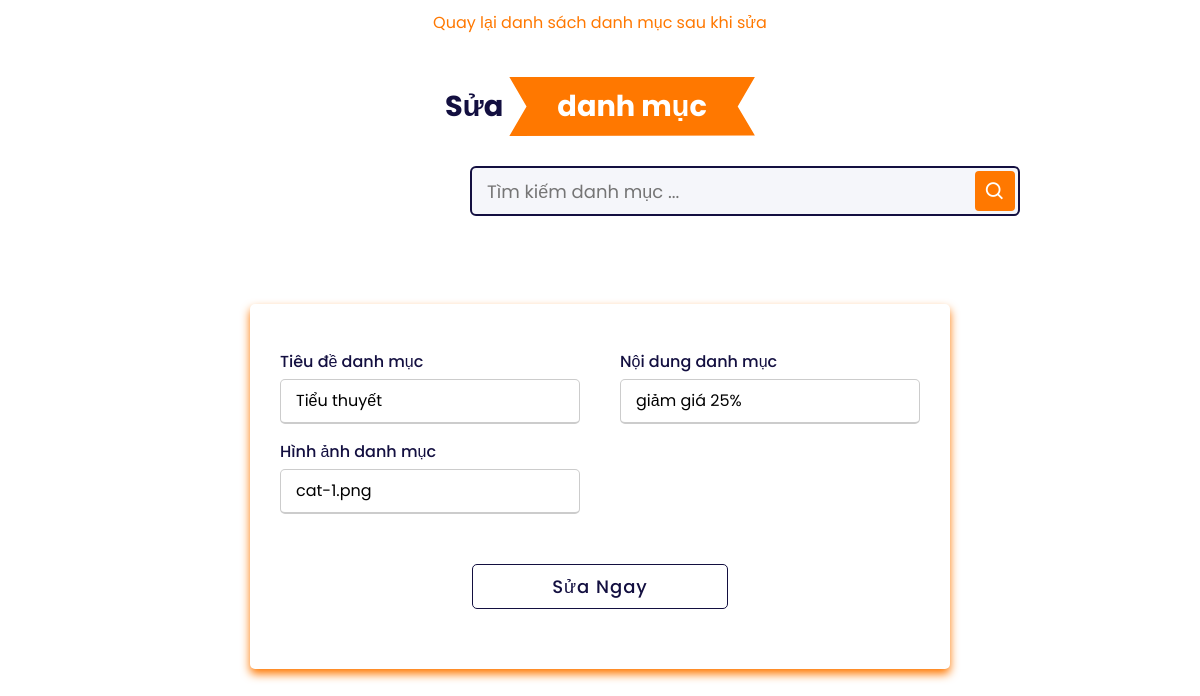
Page /edit-category.php?id=1 on the committed database.
### tables this page shows
CREATE TABLE `tbl_categories` (
  `id_categorie` int(11) NOT NULL,
  `title_categorie` varchar(255) NOT NULL,
  `content_categorie` varchar(255) NOT NULL,
  `img_categorie` varchar(255) NOT NULL
);

### edit-category.php (the view, shortened to what this page needs)
<!DOCTYPE html>
<html lang="en">
  <head>
    <link rel="stylesheet" href="assets/css/add-products.css">
    <link
      href="https://unpkg.com/boxicons@2.0.9/css/boxicons.min.css"
      rel="stylesheet"
    />
  </head>
  <body>
    <?php
      require_once "connect.php";
      if(isset($_GET['id']))
      {
          $id = $_GET['id'];
          $sql = "SELECT * FROM tbl_categories WHERE id_categorie= $id";
          $result = $conn->query($sql);
              if($result->num_rows > 0)
              {
                  $row= $result->fetch_array();
                  $title_category = $row['title_categorie'];
                  $content_category = $row['content_categorie'];
                  $img_category = $row['img_categorie'];
              }
      }
    ?>
    <a class="back" href="list-category.php"> Quay lại danh sách danh mục sau khi sửa</a>
    <h1 class="heading">Sửa <span>danh mục</span></h1>
    <div class="search-box">
        <input type="text" placeholder="Tìm kiếm danh mục ..." />
        <i class="bx bx-search"></i>
    </div>
    <div class="home-content">
        <div class="container">
            <div class="content">
              <form action="" method="post">
                <div class="user-details">
                  <div class="input-box">
                    <span class="details">Tiêu đề danh mục</span>
                    <input
                      type="text"
                      value="<?php echo $title_category; ?>"
                      placeholder="Nhập tiêu đề mới"
                      required
                      name="title_category"
                    />
                  </div>
                  <div class="input-box">
                    <span class="details">Nội dung danh mục</span>
                    <input
                      type="text"
                      value="<?php echo $content_category; ?>"
                      placeholder="Nhập nội dung mới"
                      required
                      name="content_category"
                    />
                  </div>
                  <div class="input-box">
                    <span class="details">Hình ảnh danh mục</span>
                    <input
                      type="text"
                      value="<?php echo $img_category; ?>"
                      placeholder="Nhập hình ảnh mới"
                      required
                      name="img_category"
                    />
                  </div>
                </div>
                <div class="button">
                  <input type="submit" name="edit-category" value="Sửa Ngay" />
                </div>
              </form>
            </div>
    </div>
  </body>
</html>

### assets/css/add-products.css (style rules this page uses)
:root { --orange: #ff7800; --black: #130f40; --light-color: #666; --box-shadow: 0 0.5rem 1.5rem rgba(0, 0, 0, 0.1); --border: 0.2rem solid rgba(0, 0, 0, 0.1); --outline: 0.1rem solid rgba(0, 0, 0, 0.1); --outline-hover: 0.2rem solid var(--black); }
* { margin: 0; padding: 0; box-sizing: border-box; font-family: "Poppins", sans-serif; }
.heading { text-align: center; padding-top: 2rem; font-size: 1.8rem; color: var(--black); }
.heading span { background: var(--orange); color: #fff; display: inline-block; padding: 0.5rem 3rem; clip-path: polygon(100% 0, 93% 50%, 100% 99%, 0% 100%, 7% 50%, 0% 0%); }
.search-box { position: relative; top: 30px; left: 450px; width: 100%; height: 50px; max-width: 550px; width: 100%; margin: 0 20px 50px; }
.search-box input { height: 100%; width: 100%; outline: none; background: #f5f6fa; border: 2px solid var(--black); border-radius: 6px; font-size: 18px; padding: 0 15px; }
.search-box .bx-search { position: absolute; height: 40px; width: 40px; background: var(--orange); right: 5px; top: 50%; transform: translateY(-50%); border-radius: 4px; line-height: 40px; text-align: center; color: #fff; font-size: 22px; transition: all 0.4 ease; cursor: pointer; }
.home-content { margin-top: -150px; height: 100vh; display: flex; justify-content: center; align-items: center; padding: 10px; background: none; color: #130f40; }
.container { max-width: 700px; width: 100%; background-color: #fff; padding: 25px 30px; border-radius: 5px; box-shadow: 0px 5px 10px #ff7800; }
.content form .user-details { display: flex; flex-wrap: wrap; justify-content: space-between; margin: 20px 0 12px 0; }
form .user-details .input-box { margin-bottom: 15px; width: calc(100% / 2 - 20px); }
form .input-box span.details { display: block; font-weight: 500; margin-bottom: 5px; }
.user-details .input-box input { height: 45px; width: 100%; outline: none; font-size: 16px; border-radius: 5px; padding-left: 15px; border: 1px solid #ccc; border-bottom-width: 2px; transition: all 0.3s ease; }
form .button { height: 45px; margin: 35px 0; display: flex; flex-direction: row; justify-content: space-around; }
form .button .back, form .button input { width: 40%; border-radius: 5px; border: 0.1rem solid #130f40; color: #130f40; font-size: 18px; font-weight: 500; letter-spacing: 1px; cursor: pointer; transition: all 0.3s ease; background: none; }
.back { display: flex; justify-content: center; color: var(--black); padding: 10px; text-decoration: none; }

### rows in the picture
tbl_categories: title_category "Tiểu thuyết", content_category "giảm giá 25%", img_category "cat-1.png"
